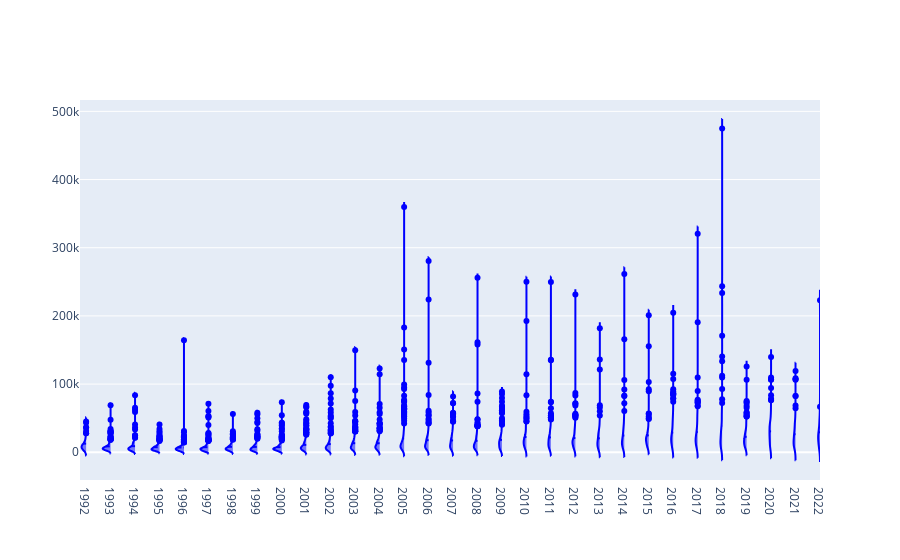

Here is the notebook cell this chart was saved with:
### Markdown cell above
# Document extension distribution

### Code cell
import plotly.graph_objects as go
fig = go.Figure()

fig.add_trace(go.Violin(x=df['year'][ df['type'] == 'C' ],
                        y=df['nWords'][ df['type'] == 'C' ],
                        legendgroup='C', scalegroup='C', name='C',
                        side='negative',
                        line_color='blue',
                        )
             )

fig.update_traces(meanline_visible=True)
fig.update_layout(violingap=0, violinmode='overlay')
fig.show()

### Figure 1 — Plotly figure (JSON) as saved in the notebook; plotly's stock layout.template omitted (floating-point values rounded to 4 significant figures; data arrays with more than 128 entries replaced by an {"elided": "..."} marker saying what was removed)
{"data": [{"legendgroup": "C", "line": {"color": "blue"}, "meanline": {"visible": true}, "name": "C", "scalegroup": "C", "side": "negative", "type": "violin", "x": {"elided": "7045 str values"}, "y": {"elided": "7045 int values"}}], "layout": {"violingap": 0, "violinmode": "overlay"}}
